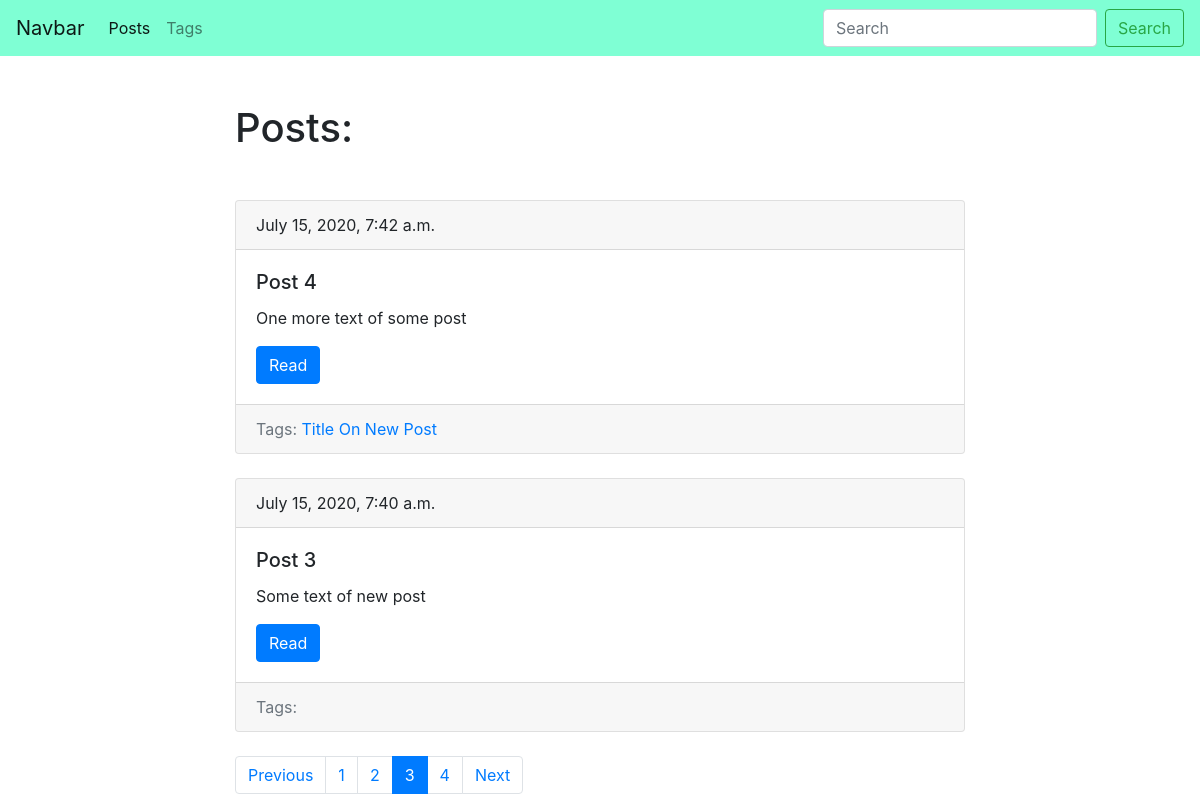
Page /blog/?page=3 on the committed database.
### blog/models.py (models this page shows, shortened)
class Post(models.Model):
    title = models.CharField(max_length=150, db_index=True)
    slug = models.SlugField(max_length=150, blank=True, unique=True)
    body = models.TextField(blank=True, db_index=True)
    tags = models.ManyToManyField('Tag', blank=True, related_name='posts')
    date_pub = models.DateTimeField(auto_now_add=True)
    def get_absolute_url(self):
        return reverse('post_details', kwargs={'slug': self.slug})
    class Meta:
        ordering = ['-date_pub']

class Tag(models.Model):
    title = models.CharField(max_length=50)
    slug = models.SlugField(max_length=50, unique=True, blank=True)
    def get_absolute_url(self):
        return reverse('tag_details', kwargs={'slug': self.slug})
    class Meta:
        ordering = ['title']

### blog/views.py (the view)
# urls.py: path('', posts_list, name='posts_list'),
def posts_list(request):
    search_query = request.GET.get('search', '')
    if search_query:
        posts = Post.objects.filter(Q(title__icontains=search_query), Q(body__icontains=search_query))
    else:
        posts = Post.objects.all()
    paginator = Paginator(posts, 2)
    page_number = request.GET.get('page', 1)
    page = paginator.get_page(page_number)
    is_paginated = page.has_other_pages()
    if page.has_previous():
        prev_url = '?page={}'.format(page.previous_page_number())
    else:
        prev_url = ''
    if page.has_next():
        next_url = '?page={}'.format(page.next_page_number())
    else:
        next_url = ''
    context = {
        'page_object': page,
        'is_paginated': is_paginated,
        'next_url': next_url,
        'prev_url': prev_url
    }
    return render(request, 'blog/index.html', context=context)

### blog/templates/blog/index.html (shortened to what this page needs)
{% extends 'blog/base_blog.html' %}
{% block content %}
    <h1 class="mb-5">Posts:</h1>
    {% for post in page_object.object_list %}
        {% include 'blog/includes/post_card_template.html' %}
    {% endfor %}
{% endblock %}

### blog/templates/blog/includes/post_card_template.html
        <div class="card mb-4">
            <div class="card-header">
                {{ post.date_pub }}
            </div>
            <div class="card-body">
                <h5 class="card-title">{{ post.title }}</h5>
                <p class="card-text">{{ post.body }}</p>
                <a href="{{ post.get_absolute_url }}" class="btn btn-primary">Read</a>
            </div>
            <div class="card-footer text-muted">
                Tags:
                {% for tag in post.tags.all %}
                    <a href="{{ tag.get_absolute_url }}">{{ tag.title|title }}</a>
                {% endfor %}
            </div>
        </div>

### rows in the picture
Post: date_pub "July 15, 2020, 7:42 a.m.", title "Post 4", body "One more text of some post"
Tag: title "Title On New Post"
Post: date_pub "July 15, 2020, 7:40 a.m.", title "Post 3", body "Some text of new post"

### other values in the picture
{{ i }} "1" "2" "4"
{{ i }} "3"
